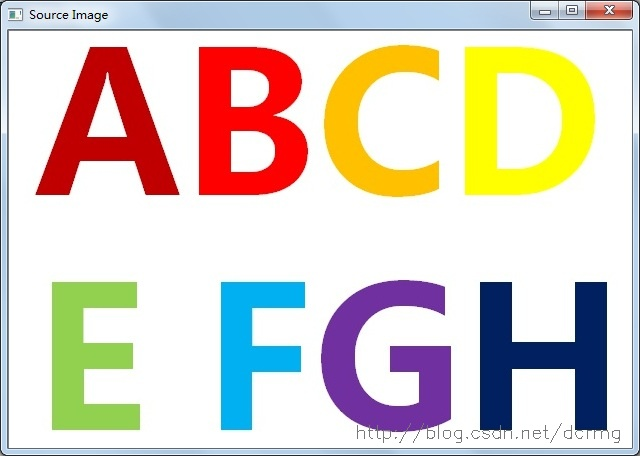
//> input picture opencv/data/abcd.jpeg, 640 x 456 px
$ ./thin ../data/abcd.jpeg   (built with g++ and OpenCV 4)
//> lines starting //> are read from the running program, lines starting //| are printed output that depends on the picture; after the words box and inside, x2 and y2 are one past the last pixel; in counts of white or black regions, pixels touching at a corner belong together
### opencv/lib/formatConvert.h
#ifndef FORMAT_CONVERT_H
#define FORMAT_CONVERT_H

#include <string>
#include <iostream>
#include <sstream>

std::string intToString(int integerVar);
int stringToInt(std::string stringVar);


#endif

### opencv/lib/scanImage.h
#ifndef SCAN_IMAGE_H
#define SCAN_IMAGE_H


#include <opencv2/opencv.hpp>
#include <iostream>

void scanImageEfficiet(cv::Mat image);


#endif

### opencv/app/thin.cpp
//http://blog.csdn.net/dcrmg/article/details/52517991
//make pic with "ABCD"  to "ABCD thinly"
#include <opencv2/core/core.hpp>
#include <opencv2/imgproc/imgproc.hpp>
#include <opencv2/highgui/highgui.hpp>

#include "../lib/scanImage.h"

using namespace cv;

int main(int argc,char *argv[])
{
	float maxValue=0;  //定义距离变换矩阵中的最大值
	Mat image=imread(argv[1]);
//> image is the input picture: 456 rows x 640 cols, CV_8UC3; mean B, G, R 197.3, 207.1, 217.8
	Mat imageGray;
	cvtColor(image,imageGray,CV_RGB2GRAY);
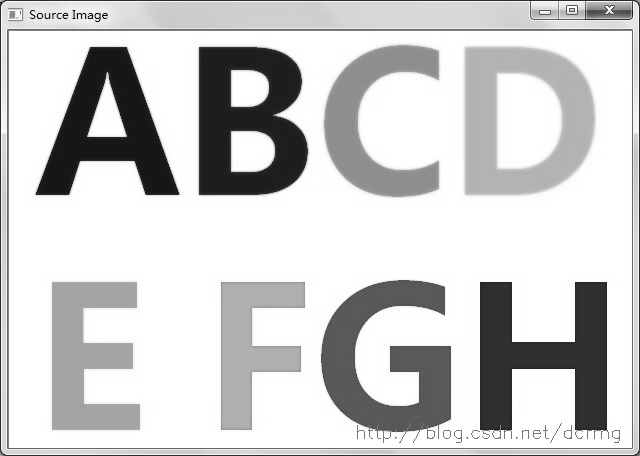
//> imageGray: 456 rows x 640 cols, CV_8UC1; min 0, max 255, mean 205.4
	imageGray=~imageGray;  //取反
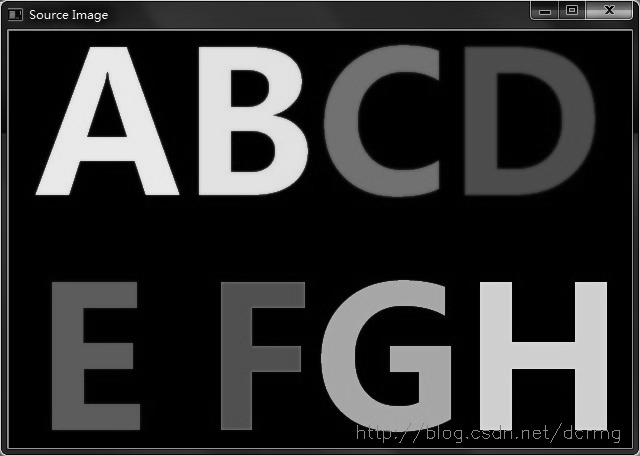
//> imageGray: 456 rows x 640 cols, CV_8UC1; min 0, max 255, mean 49.6
	GaussianBlur(imageGray,imageGray,Size(5,5),2); //滤波
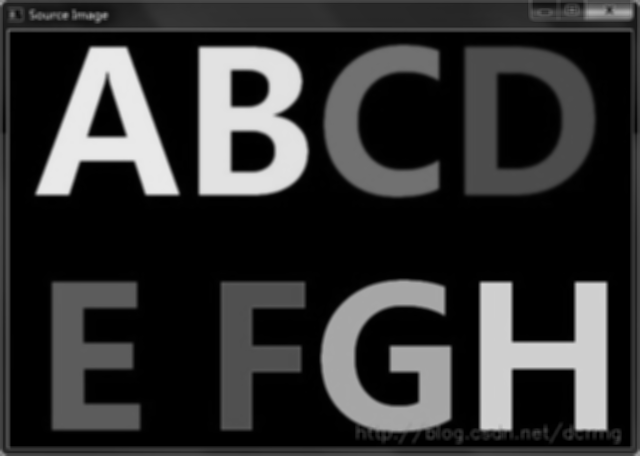
//> imageGray: 456 rows x 640 cols, CV_8UC1; min 0, max 233, mean 49.1
	threshold(imageGray,imageGray,20,200,CV_THRESH_BINARY); //阈值
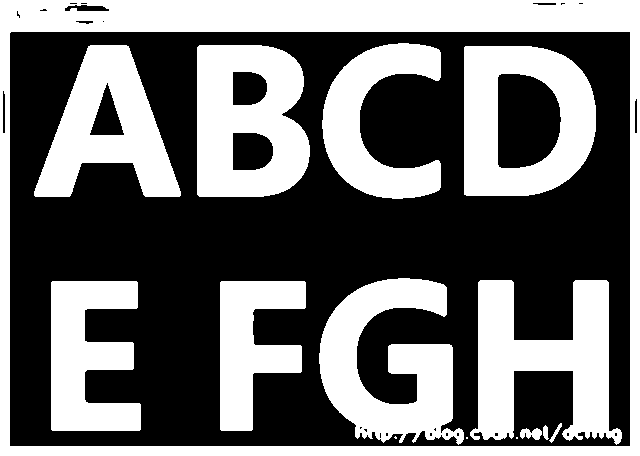
//> imageGray: 456 rows x 640 cols, CV_8UC1; values 0 (black) and 200 (white), 43% white; 15 white regions (3 under 20 px), largest, box (x1, y1, x2, y2) and area: (0, 0, 640, 456) 34706, (470, 280, 622, 445) 13432, (319, 278, 464, 445) 13238
	imshow("s",imageGray);
	Mat imageThin(imageGray.size(),CV_32FC1); //定义保存距离变换结果的Mat矩阵

	distanceTransform(imageGray,imageThin,CV_DIST_L2,3);  //距离变换
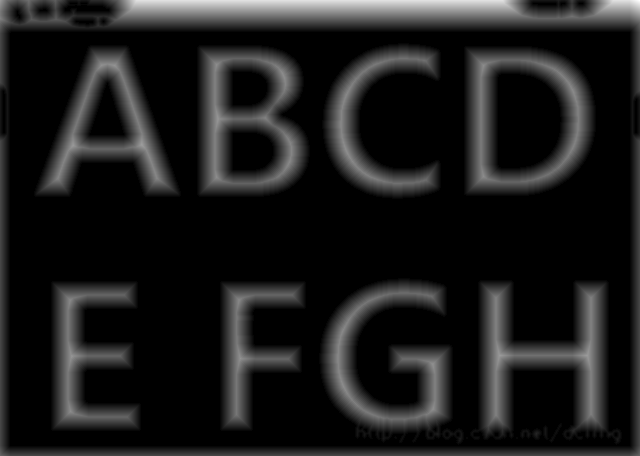
//> imageThin: 456 rows x 640 cols, CV_32FC1; min 0, max 34.7, mean 3.7; drawn with min black and max white
    // [6 lines of commented-out code are left out]


	Mat distShow;
	distShow=Mat::zeros(imageGray.size(),CV_8UC1); //定义细化后的字符轮廓
	for(int i=0;i<imageThin.rows;i++)
	{
		for(int j=0;j<imageThin.cols;j++)
		{
			if(imageThin.at<float>(i,j)>maxValue)
			{
				maxValue=imageThin.at<float>(i,j);  //获取距离变换的极大值
			}
		}
	}
//> after the loop, maxValue = 34.7
	for(int i=0;i<imageThin.rows;i++)
	{
		for(int j=0;j<imageThin.cols;j++)
		{
			if(imageThin.at<float>(i,j)>maxValue/1.9)
			{
				distShow.at<uchar>(i,j)=255;   //符合距离大于最大值一定比例条件的点设为255
			}
		}
	}
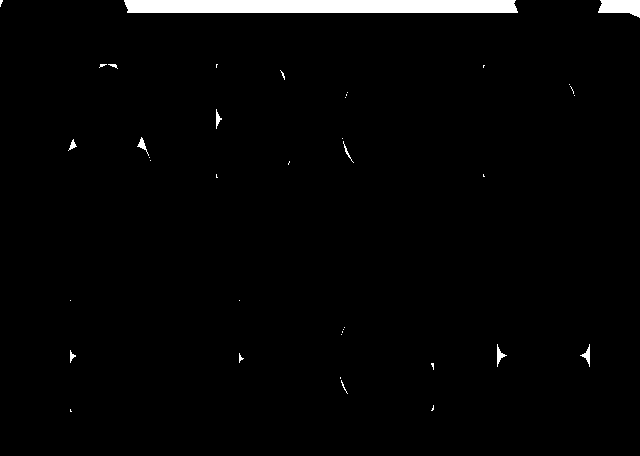
//> distShow: 456 rows x 640 cols, CV_8UC1; 2.1% white; 39 white regions (28 under 20 px), largest, box (x1, y1, x2, y2) and area: (124, 0, 518, 13) 5070, (598, 0, 640, 18) 549, (497, 344, 507, 367) 80
	imshow("Source Image",image);
	imshow("Thin Image",distShow);
	waitKey();
	return 0;
}
